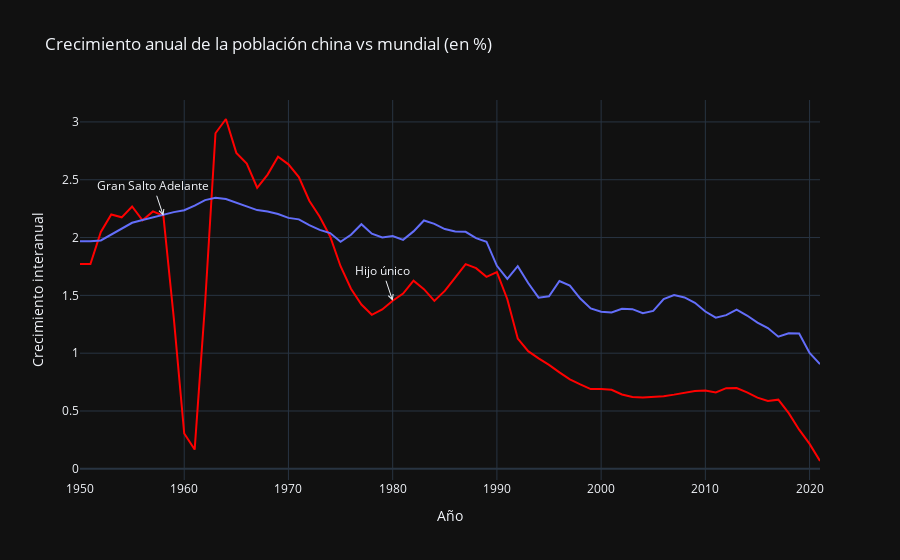

Notebook code cell kept with this figure:
### Code cell
# Creo otra copia a partir de la figura anterior para añadir otra anotación relevante más.
fig_control_natalidad = go.Figure(fig_gran_salto_adelante)
fig_control_natalidad.add_annotation(x=1980, y=df_var_interanual_china.loc[df_var_interanual_china["Año"] == 1980, "Crecimiento interanual"].iloc[0],
                    text="Hijo único",
                    showarrow=True, arrowhead=5)
fig_control_natalidad.show()

### Figure 1 — Plotly figure (JSON) as saved in the notebook; plotly's stock layout.template omitted (floating-point values rounded to 4 significant figures)
{"data": [{"hovertemplate": "Año=%{x}<br>Crecimiento interanual=%{y}<extra></extra>", "legendgroup": "", "line": {"color": "red", "dash": "solid"}, "marker": {"symbol": "circle"}, "mode": "lines", "name": "", "orientation": "v", "showlegend": false, "type": "scatter", "x": [1950, 1951, 1952, 1953, 1954, 1955, 1956, 1957, 1958, 1959, 1960, 1961, 1962, 1963, 1964, 1965, 1966, 1967, 1968, 1969, 1970, 1971, 1972, 1973, 1974, 1975, 1976, 1977, 1978, 1979, 1980, 1981, 1982, 1983, 1984, 1985, 1986, 1987, 1988, 1989, 1990, 1991, 1992, 1993, 1994, 1995, 1996, 1997, 1998, 1999, 2000, 2001, 2002, 2003, 2004, 2005, 2006, 2007, 2008, 2009, 2010, 2011, 2012, 2013, 2014, 2015, 2016, 2017, 2018, 2019, 2020, 2021], "xaxis": "x", "y": [1.771, 1.771, 2.048, 2.199, 2.175, 2.269, 2.149, 2.226, 2.189, 1.303, 0.3054, 0.1666, 1.428, 2.902, 3.025, 2.732, 2.639, 2.431, 2.545, 2.699, 2.633, 2.523, 2.319, 2.18, 2.009, 1.752, 1.557, 1.421, 1.332, 1.378, 1.453, 1.515, 1.627, 1.553, 1.452, 1.539, 1.653, 1.77, 1.736, 1.66, 1.7, 1.467, 1.127, 1.017, 0.9559, 0.8993, 0.8336, 0.7736, 0.7299, 0.6895, 0.6903, 0.6835, 0.6432, 0.6204, 0.6163, 0.6224, 0.6283, 0.6417, 0.6549, 0.6735, 0.677, 0.6604, 0.6975, 0.6981, 0.6605, 0.6155, 0.5865, 0.5982, 0.4817, 0.3384, 0.2156, 0.06763], "yaxis": "y"}, {"hovertemplate": "Año=%{x}<br>Crecimiento interanual medio=%{y}<extra></extra>", "legendgroup": "", "line": {"color": "#636efa", "dash": "solid"}, "marker": {"symbol": "circle"}, "mode": "lines", "name": "", "orientation": "v", "showlegend": false, "type": "scatter", "x": [1950, 1951, 1952, 1953, 1954, 1955, 1956, 1957, 1958, 1959, 1960, 1961, 1962, 1963, 1964, 1965, 1966, 1967, 1968, 1969, 1970, 1971, 1972, 1973, 1974, 1975, 1976, 1977, 1978, 1979, 1980, 1981, 1982, 1983, 1984, 1985, 1986, 1987, 1988, 1989, 1990, 1991, 1992, 1993, 1994, 1995, 1996, 1997, 1998, 1999, 2000, 2001, 2002, 2003, 2004, 2005, 2006, 2007, 2008, 2009, 2010, 2011, 2012, 2013, 2014, 2015, 2016, 2017, 2018, 2019, 2020, 2021], "xaxis": "x", "y": [1.968, 1.968, 1.975, 2.028, 2.081, 2.128, 2.152, 2.173, 2.201, 2.22, 2.237, 2.277, 2.324, 2.344, 2.333, 2.302, 2.27, 2.237, 2.225, 2.203, 2.17, 2.157, 2.107, 2.066, 2.039, 1.963, 2.025, 2.115, 2.034, 2.0, 2.013, 1.98, 2.053, 2.148, 2.118, 2.074, 2.053, 2.05, 1.995, 1.964, 1.755, 1.643, 1.752, 1.607, 1.48, 1.492, 1.625, 1.585, 1.472, 1.387, 1.359, 1.352, 1.383, 1.381, 1.346, 1.366, 1.467, 1.503, 1.482, 1.435, 1.36, 1.307, 1.329, 1.376, 1.326, 1.265, 1.217, 1.142, 1.172, 1.169, 1.002, 0.9054], "yaxis": "y"}], "layout": {"annotations": [{"arrowhead": 5, "showarrow": true, "text": "Gran Salto Adelante", "x": 1958, "y": 2.189}, {"arrowhead": 5, "showarrow": true, "text": "Hijo único", "x": 1980, "y": 1.453}], "legend": {"tracegroupgap": 0}, "title": {"text": "Crecimiento anual de la población china vs mundial (en %)"}, "xaxis": {"anchor": "y", "domain": [0, 1], "title": {"text": "Año"}}, "yaxis": {"anchor": "x", "domain": [0, 1], "title": {"text": "Crecimiento interanual"}}}}
